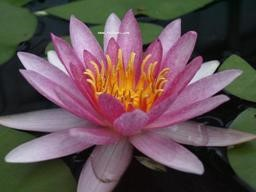
#> input picture 实验4/flower2.jpg, 256 x 192 px
$ python balence.py
#> lines starting #> are read from the running program, lines starting #| are printed output that depends on the picture
import cv2
import numpy as np

img = cv2.imread('flower2.jpg',0)
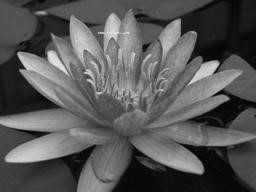
#> img: shape (192, 256); min 0, max 232, mean 87.1
equ = cv2.equalizeHist(img)
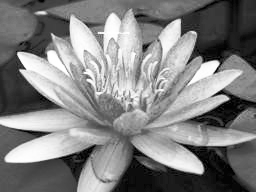
#> equ: shape (192, 256); min 0, max 255, mean 128.3
res = np.hstack((img,equ))
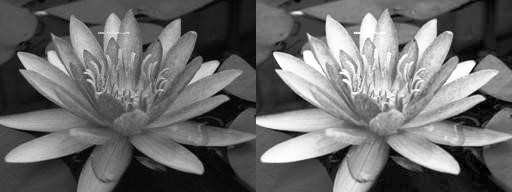
#> res: shape (192, 512); min 0, max 255, mean 107.7
cv2.imwrite('hist.jpg',res)
cv2.waitKey(0)
cv2.destroyAllWindows()

$ run again, with 实验4/flower3.jpg copied over 实验4/flower2.jpg
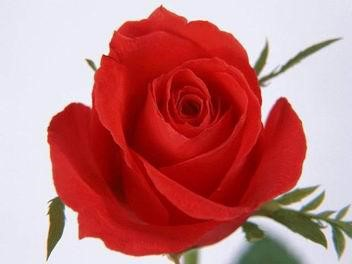
#> input picture 实验4/flower3.jpg, 352 x 264 px
#> `equ = cv2.equalizeHist(img)`:
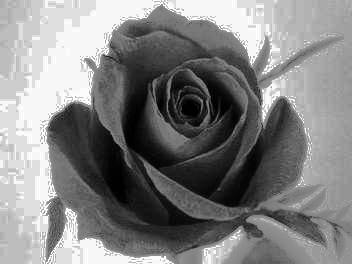
#> equ: shape (264, 352); min 0, max 255, mean 130.5
#> `res = np.hstack((img,equ))`:
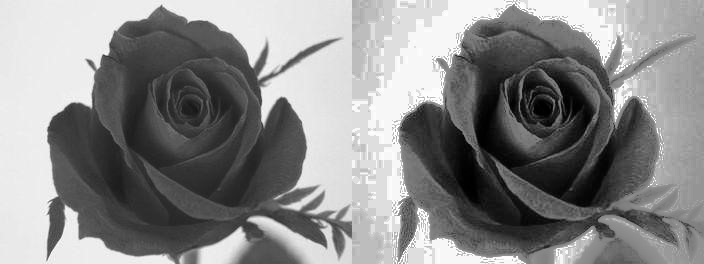
#> res: shape (264, 704); min 0, max 255, mean 137.2
